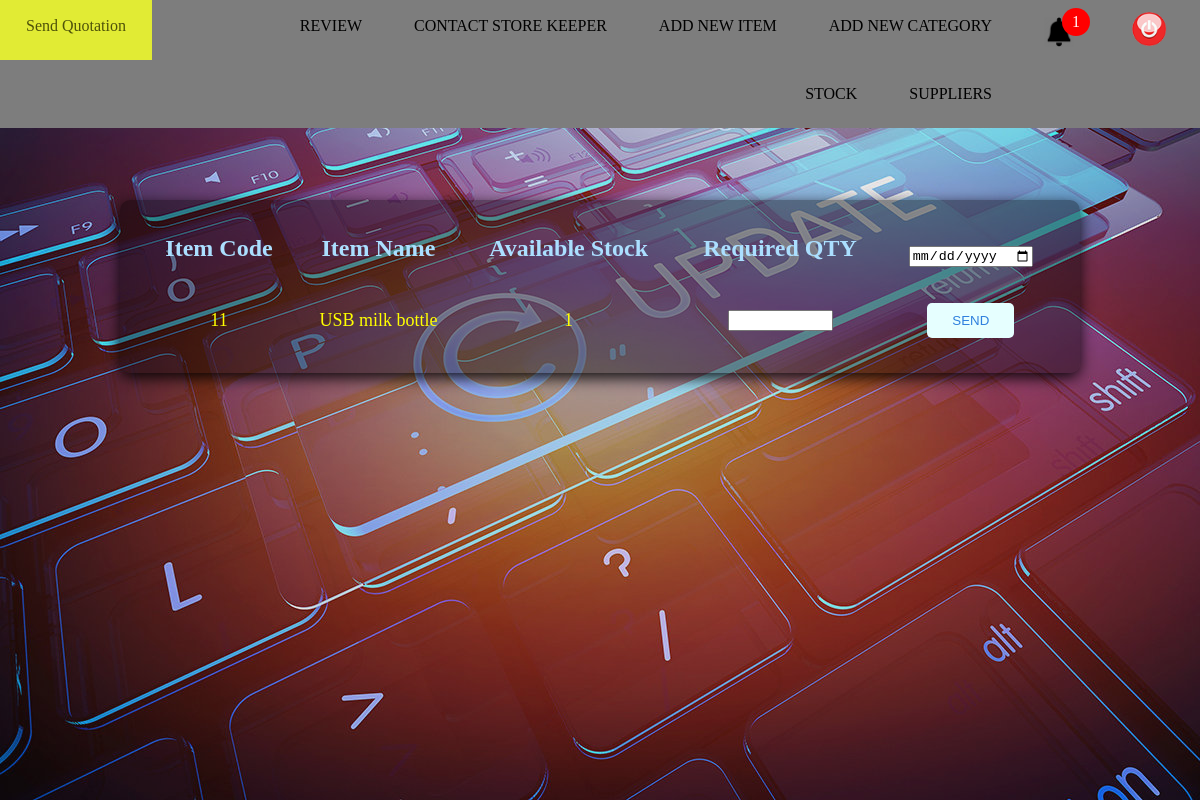
The page /manager/sendQuotation_function.php?id=11 on the database its author committed.
### tables this page shows
CREATE TABLE IF NOT EXISTS `stock` (
  `item_name` varchar(100) NOT NULL,
  `item_code` int(10) NOT NULL,
  `qty` int(11) DEFAULT NULL,
  PRIMARY KEY (`item_code`)
);

### manager/sendQuotation_function.php (the view, shortened to what this page needs)
<?php require_once('connection.php'); ?>
<?php
	if(isset($_GET['id'])){
		$sql1 = "SELECT * FROM stock WHERE item_code =".$_GET['id'];
		$result = mysqli_query($con,$sql1);
		$row=mysqli_fetch_assoc($result);
		$name=$row['item_name'];
		$avail=$row['qty'];
	}
?>
<html>
<head>
	<link rel="stylesheet" href="sendq_css.css" type="text/css">
</head>
<body bgcolor="#3d3d3d">
	<div class="container">
				<div class="nav">
				<ul class="link_list_for_others" style="z-index: 1">
					<li class="nav_li" style="float: left"><a class="active" href=""> Send Quotation </a></li>
				 	<li class="nav_li" style="float: right">
				 		<a href="logout_session.php">
				 			<img class="logoutB" src="../images/logout.png">
				 		</a>
				 	</li>
				 	<li class="nav_li" id="dropdown1" style="float: right">
				 		<a>
				 			 <img class="notimage" src="../images/noti.png">
				 		</a>
				 				  <span id="notifi">
				 		  				1
						 		  </span>
				 	</li>
					<li class="nav_li"><a href="M_add_category.php"> ADD NEW CATEGORY </a></li>
					<li class="nav_li"><a href="add_item.php"> ADD NEW ITEM </a></li>
				 	<li class="nav_li"><a href="M_sk_contact.php"> CONTACT STORE KEEPER </a></li>
				 	<li class="nav_li" id="dropdown">
  					     <a> REVIEW </a>
				 	</li>
				 	<li class="nav_li"><a href="Msuppliers.php"> SUPPLIERS </a></li>
				 	<li class="nav_li"><a href="Mone_by_one_stock.php?id=100"> STOCK </a></li>
				</ul>
		</div>
			<div class="middle">
				<img src="../images/update.jpg" class="update_img">
				<div class="update_div">
						<table class="update_table"  border="0" width="100%" cellspacing="25px" cellpadding="0px">
							<form action='#' method ='POST'>
							<tr>
								<td align="center" class="column_name"><h1> Item Code </h1></td>
								<td align="center" class="column_name"><h1> Item Name </h1></td>
								<td align="center" class="column_name"><h1> Available Stock </h1></td>
								<td align="center" class="column_name"><h1> Required QTY </h1></td>
								<td align="center" class="column_name"><input type="date" name="date" id="date" required></td>
							</tr>
								<tr>
									<?php
										echo "<td><p align=center class=itemname name='id'>" .$row['item_code']. "</p></td>";
										echo '<td><p align=center class=itemname>' .$name. '</p></td>';
										echo '<td><p align=center class=itemname>' .$avail. '</p></td>';
										echo "<td align=center><input type = 'text' name='sendqty' size=10% required></td>";
									?>
								<td align="center" colspan =3><input type='submit' value="SEND" name='sendQ' id="btn"></td>
								</tr>
							</form>
						</table>
				</div>
			</div>
	</div>
</body>
</html>

### manager/sendq_css.css (style rules this page uses)
.update_div { position: absolute; text-align: center; top: 25%; width: 80%; right: 10%; background:rgba(0,0,0,0.4); box-sizing:border-box; padding:10px; border-radius: 10px; box-shadow:0 5px 15px rgba(0,0,0,.9); }
.itemname { color: yellow; font-size: 18px; }
.column_name { color: #abdfff; font-size: 12px; }
.update_img { width:100%; position: fixed; opacity: 0.9; }
body { margin:0; padding:0; background-size:cover; background-position:center; }
.nav { position: fixed; z-index: 1; width: 100%; }
#btn { padding: 10px 25px; background-color: #e6ffff; color:#2f80de; border: 0px; border-radius: 5px; cursor: pointer; }
.link_list_for_others { list-style-type: none; background-color: #7d7d7d; margin-top: -8px; margin-bottom:2px; padding: 0; overflow: hidden; top:0; }
.nav_li a { display: block; color: black; text-align: center; padding: 25px 26px; text-decoration: none; }
.nav_li { float: right; }
.active { background-color: #ccff00; }
.notimage { margin-bottom: -11px; width: 30px; }
.LogoutB { margin-top: -5px; margin-bottom: -15px; width: 48px; }
#notifi { position: absolute; top: 8px; right: 110px; padding: 5px 10px; border-radius: 50%; background-color: red; color: white; }

### rows shown on the page
stock: item_code "11", item_name "USB milk bottle", qty "1"
